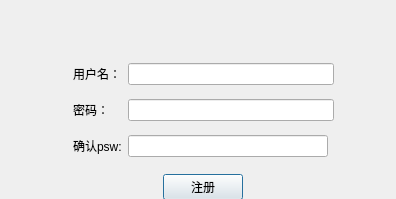
<?xml version="1.0" encoding="UTF-8"?>
<ui version="4.0">
 <class>Dialog</class>
 <widget class="QDialog" name="Dialog">
  <property name="geometry">
   <rect>
    <x>0</x>
    <y>0</y>
    <width>396</width>
    <height>199</height>
   </rect>
  </property>
  <property name="windowTitle">
   <string>Dialog</string>
  </property>
  <widget class="QWidget" name="layoutWidget">
   <property name="geometry">
    <rect>
     <x>73</x>
     <y>52</y>
     <width>261</width>
     <height>155</height>
    </rect>
   </property>
   <layout class="QVBoxLayout" name="verticalLayout">
    <item>
     <layout class="QGridLayout" name="gridLayout">
      <item row="0" column="1" colspan="2">
       <widget class="QLineEdit" name="btn_id"/>
      </item>
      <item row="1" column="0">
       <widget class="QLabel" name="label_2">
        <property name="minimumSize">
         <size>
          <width>0</width>
          <height>30</height>
         </size>
        </property>
        <property name="text">
         <string>密码：</string>
        </property>
       </widget>
      </item>
      <item row="1" column="1" colspan="2">
       <widget class="QLineEdit" name="btn_psw">
        <property name="echoMode">
         <enum>QLineEdit::Password</enum>
        </property>
       </widget>
      </item>
      <item row="0" column="0">
       <widget class="QLabel" name="label">
        <property name="minimumSize">
         <size>
          <width>0</width>
          <height>30</height>
         </size>
        </property>
        <property name="text">
         <string>用户名：</string>
        </property>
       </widget>
      </item>
      <item row="2" column="1">
       <widget class="QLineEdit" name="btn_psw1">
        <property name="echoMode">
         <enum>QLineEdit::Password</enum>
        </property>
       </widget>
      </item>
      <item row="2" column="0">
       <widget class="QLabel" name="label_3">
        <property name="minimumSize">
         <size>
          <width>0</width>
          <height>30</height>
         </size>
        </property>
        <property name="text">
         <string>确认psw:</string>
        </property>
       </widget>
      </item>
     </layout>
    </item>
    <item>
     <layout class="QHBoxLayout" name="horizontalLayout">
      <item>
       <spacer name="horizontalSpacer_2">
        <property name="orientation">
         <enum>Qt::Horizontal</enum>
        </property>
        <property name="sizeType">
         <enum>QSizePolicy::Fixed</enum>
        </property>
        <property name="sizeHint" stdset="0">
         <size>
          <width>90</width>
          <height>20</height>
         </size>
        </property>
       </spacer>
      </item>
      <item>
       <widget class="QPushButton" name="btn_register">
        <property name="layoutDirection">
         <enum>Qt::LeftToRight</enum>
        </property>
        <property name="text">
         <string>注册</string>
        </property>
       </widget>
      </item>
      <item>
       <spacer name="horizontalSpacer">
        <property name="orientation">
         <enum>Qt::Horizontal</enum>
        </property>
        <property name="sizeHint" stdset="0">
         <size>
          <width>40</width>
          <height>20</height>
         </size>
        </property>
       </spacer>
      </item>
     </layout>
    </item>
   </layout>
  </widget>
 </widget>
 <resources/>
 <connections>
  <connection>
   <sender>btn_register</sender>
   <signal>clicked()</signal>
   <receiver>Dialog</receiver>
   <slot>close()</slot>
   <hints>
    <hint type="sourcelabel">
     <x>199</x>
     <y>139</y>
    </hint>
    <hint type="destinationlabel">
     <x>198</x>
     <y>164</y>
    </hint>
   </hints>
  </connection>
 </connections>
</ui>
